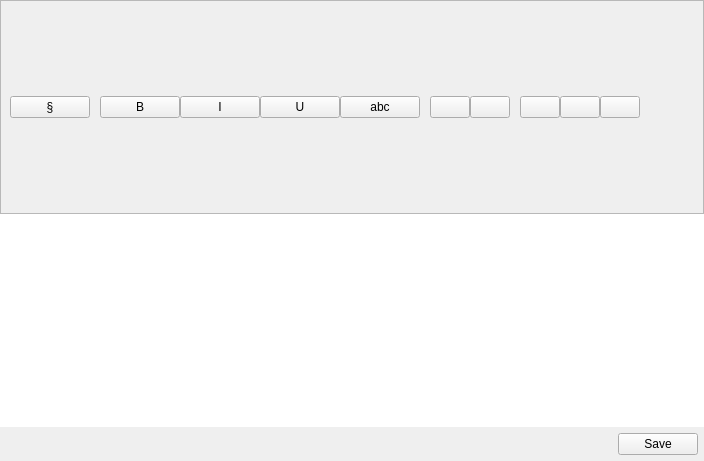
<?xml version="1.0" encoding="UTF-8"?>
<ui version="4.0">
 <class>TextEditor</class>
 <widget class="QWidget" name="TextEditor">
  <property name="geometry">
   <rect>
    <x>0</x>
    <y>0</y>
    <width>704</width>
    <height>461</height>
   </rect>
  </property>
  <property name="windowTitle">
   <string>Form</string>
  </property>
  <layout class="QVBoxLayout" name="verticalLayout_4">
   <property name="spacing">
    <number>0</number>
   </property>
   <property name="leftMargin">
    <number>0</number>
   </property>
   <property name="topMargin">
    <number>0</number>
   </property>
   <property name="rightMargin">
    <number>0</number>
   </property>
   <property name="bottomMargin">
    <number>0</number>
   </property>
   <item>
    <widget class="QFrame" name="icon_frame">
     <property name="frameShape">
      <enum>QFrame::StyledPanel</enum>
     </property>
     <property name="frameShadow">
      <enum>QFrame::Raised</enum>
     </property>
     <layout class="QHBoxLayout" name="horizontalLayout">
      <property name="spacing">
       <number>0</number>
      </property>
      <property name="topMargin">
       <number>6</number>
      </property>
      <property name="rightMargin">
       <number>12</number>
      </property>
      <property name="bottomMargin">
       <number>6</number>
      </property>
      <item>
       <widget class="QPushButton" name="btn_style">
        <property name="toolTip">
         <string>Text format</string>
        </property>
        <property name="text">
         <string>§</string>
        </property>
       </widget>
      </item>
      <item>
       <widget class="QWidget" name="widget" native="true">
        <property name="minimumSize">
         <size>
          <width>10</width>
          <height>0</height>
         </size>
        </property>
        <property name="maximumSize">
         <size>
          <width>10</width>
          <height>16777215</height>
         </size>
        </property>
       </widget>
      </item>
      <item>
       <widget class="QPushButton" name="btn_bold">
        <property name="toolTip">
         <string>Bold</string>
        </property>
        <property name="text">
         <string>B</string>
        </property>
        <property name="checkable">
         <bool>true</bool>
        </property>
       </widget>
      </item>
      <item>
       <widget class="QPushButton" name="btn_italic">
        <property name="toolTip">
         <string>Italic</string>
        </property>
        <property name="text">
         <string>I</string>
        </property>
        <property name="checkable">
         <bool>true</bool>
        </property>
       </widget>
      </item>
      <item>
       <widget class="QPushButton" name="btn_underline">
        <property name="toolTip">
         <string>Underline</string>
        </property>
        <property name="text">
         <string>U</string>
        </property>
        <property name="checkable">
         <bool>true</bool>
        </property>
       </widget>
      </item>
      <item>
       <widget class="QPushButton" name="btn_strikethrough">
        <property name="toolTip">
         <string>Strikethrough</string>
        </property>
        <property name="text">
         <string>abc</string>
        </property>
        <property name="checkable">
         <bool>true</bool>
        </property>
       </widget>
      </item>
      <item>
       <widget class="QWidget" name="widget_3" native="true">
        <property name="minimumSize">
         <size>
          <width>10</width>
          <height>0</height>
         </size>
        </property>
        <property name="maximumSize">
         <size>
          <width>10</width>
          <height>16777215</height>
         </size>
        </property>
       </widget>
      </item>
      <item>
       <widget class="QPushButton" name="btn_superscript">
        <property name="toolTip">
         <string>Superscript</string>
        </property>
        <property name="text">
         <string/>
        </property>
        <property name="checkable">
         <bool>true</bool>
        </property>
       </widget>
      </item>
      <item>
       <widget class="QPushButton" name="btn_subscript">
        <property name="toolTip">
         <string>Subscript</string>
        </property>
        <property name="text">
         <string/>
        </property>
        <property name="checkable">
         <bool>true</bool>
        </property>
       </widget>
      </item>
      <item>
       <widget class="QWidget" name="widget_2" native="true">
        <property name="minimumSize">
         <size>
          <width>10</width>
          <height>0</height>
         </size>
        </property>
        <property name="maximumSize">
         <size>
          <width>10</width>
          <height>16777215</height>
         </size>
        </property>
       </widget>
      </item>
      <item>
       <widget class="QPushButton" name="btn_color">
        <property name="toolTip">
         <string>Text color</string>
        </property>
        <property name="text">
         <string/>
        </property>
       </widget>
      </item>
      <item>
       <widget class="QPushButton" name="btn_highlight">
        <property name="toolTip">
         <string>Highlight color</string>
        </property>
        <property name="text">
         <string/>
        </property>
       </widget>
      </item>
      <item>
       <widget class="QPushButton" name="btn_list">
        <property name="toolTip">
         <string>List type</string>
        </property>
        <property name="text">
         <string/>
        </property>
        <property name="checkable">
         <bool>true</bool>
        </property>
       </widget>
      </item>
      <item>
       <spacer name="horizontalSpacer">
        <property name="orientation">
         <enum>Qt::Horizontal</enum>
        </property>
        <property name="sizeHint" stdset="0">
         <size>
          <width>40</width>
          <height>20</height>
         </size>
        </property>
       </spacer>
      </item>
     </layout>
    </widget>
   </item>
   <item>
    <layout class="QHBoxLayout" name="title_layout">
     <item>
      <layout class="QVBoxLayout" name="verticalLayout_3">
       <item>
        <widget class="QWidget" name="widget_4" native="true">
         <property name="styleSheet">
          <string notr="true">QWidget { background-color: white; }</string>
         </property>
         <layout class="QVBoxLayout" name="verticalLayout_5">
          <property name="spacing">
           <number>0</number>
          </property>
          <property name="leftMargin">
           <number>0</number>
          </property>
          <property name="topMargin">
           <number>0</number>
          </property>
          <property name="rightMargin">
           <number>0</number>
          </property>
          <property name="bottomMargin">
           <number>0</number>
          </property>
          <item>
           <widget class="QLabel" name="lbl_created">
            <property name="minimumSize">
             <size>
              <width>150</width>
              <height>0</height>
             </size>
            </property>
            <property name="maximumSize">
             <size>
              <width>150</width>
              <height>16777215</height>
             </size>
            </property>
            <property name="styleSheet">
             <string notr="true">color: rgb(96, 96, 96)</string>
            </property>
            <property name="text">
             <string/>
            </property>
           </widget>
          </item>
          <item>
           <widget class="QLabel" name="lbl_updated">
            <property name="minimumSize">
             <size>
              <width>150</width>
              <height>0</height>
             </size>
            </property>
            <property name="maximumSize">
             <size>
              <width>150</width>
              <height>16777215</height>
             </size>
            </property>
            <property name="styleSheet">
             <string notr="true">color: rgb(96, 96, 96)</string>
            </property>
            <property name="text">
             <string/>
            </property>
           </widget>
          </item>
         </layout>
        </widget>
       </item>
      </layout>
     </item>
    </layout>
   </item>
   <item>
    <layout class="QHBoxLayout" name="horizontalLayout_3">
     <property name="leftMargin">
      <number>6</number>
     </property>
     <property name="topMargin">
      <number>6</number>
     </property>
     <property name="rightMargin">
      <number>6</number>
     </property>
     <property name="bottomMargin">
      <number>6</number>
     </property>
     <item>
      <spacer name="horizontalSpacer_2">
       <property name="orientation">
        <enum>Qt::Horizontal</enum>
       </property>
       <property name="sizeHint" stdset="0">
        <size>
         <width>40</width>
         <height>20</height>
        </size>
       </property>
      </spacer>
     </item>
     <item>
      <widget class="QPushButton" name="btn_save">
       <property name="text">
        <string>Save</string>
       </property>
      </widget>
     </item>
    </layout>
   </item>
  </layout>
 </widget>
 <resources/>
 <connections/>
</ui>
